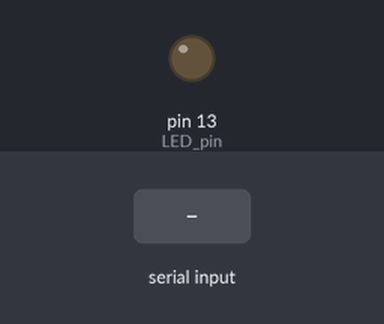
Bench run of a sketch on a simulated Arduino Uno, built with avr-gcc and run on an emulated ATmega328P. Shown: output pins drawn as LEDs (lit = HIGH). The inputs (shaded band) are chosen by the test bench. What the sketch prints to the serial monitor is not drawn.

Above: at 2.0 s.
2.1 s: byte 90 received over Serial
At 2.4 s:
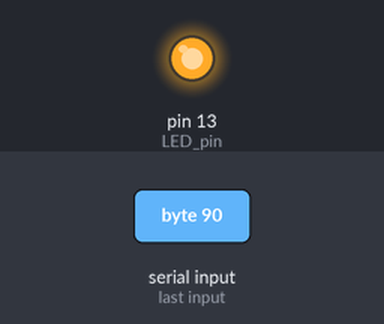
6.7 s: byte 120 received over Serial
At 8.4 s:
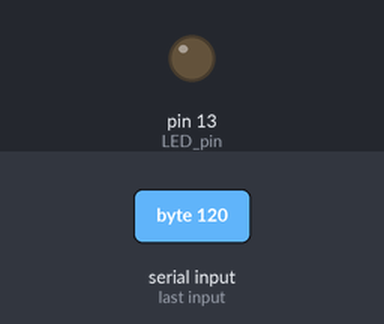
Timing chart, 0 to 9.9 s (numbered marks = the images above; inputs shaded):
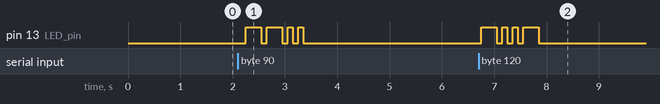

The sketch:

morse_sender.ino
```cpp
const float time_unit   = 100;              // The length of a 'dit' or '.' in morse
const float letter_gap  = time_unit * 3;    // The length of gap between letters
const float word_gap    = time_unit * 7;    // The length of gap between words
const int LED_pin = LED_BUILTIN;            // Pin of output LED or buzzer

// - Morse code of each character is encoded as 0's(for '.') and 1's(for '_').
// - If length of morse code of character < 5, the remaining characters are 0
// - The length of morse code sequence is stored as an integer array.

const bool morse_code[37][5] = {
// Code as binary   | Letter | Morse code
  {0,1,0,0,0},        // A - .-
  {1,0,0,0,0},        // B - -...
  {1,0,1,0,0},        // C - -.-.
  {1,0,0,0,0},        // D - -..
  {0,0,0,0,0},        // E - .
  {0,0,1,0,0},        // F - ..-.
  {1,1,0,0,0},        // G - --.
  {0,0,0,0,0},        // H - ....
  {0,0,0,0,0},        // I - ..
  {0,1,1,1,0},        // J - .---
  {1,0,1,0,0},        // K - -.-
  {0,1,0,0,0},        // L - .-..
  {1,1,0,0,0},        // M - --
  {1,0,0,0,0},        // N - -.
  {1,1,1,0,0},        // O - ---
  {0,1,1,0,0},        // P - .--.
  {1,1,0,1,0},        // Q - --.-
  {0,1,0,0,0},        // R - .-.
  {0,0,0,0,0},        // S - ...
  {1,0,0,0,0},        // T - -
  {0,0,1,0,0},        // U - ..-
  {0,0,0,1,0},        // V - ...-
  {0,1,1,0,0},        // W - .--
  {1,0,0,1,0},        // X - -..-
  {1,0,1,1,0},        // Y - -.--
  {1,1,0,0,0},        // Z - --..
  {0,0,0,0,0},        //' '- Space
  {1,1,1,1,1},        // 0 - -----
  {0,1,1,1,1},        // 1 - .----
  {0,0,1,1,1},        // 2 - ..---
  {0,0,0,1,1},        // 3 - ...--
  {0,0,0,0,1},        // 4 - ....-
  {0,0,0,0,0},        // 5 - .....
  {1,0,0,0,0},        // 6 - -....
  {1,1,0,0,0},        // 7 - --...
  {1,1,1,0,0},        // 8 - ---..
  {1,1,1,1,0},        // 9 - ----.
};
const int morse_length[37] = {
  2,                  // A
  4,                  // B
  4,                  // C
  3,                  // D
  1,                  // E
  4,                  // F
  3,                  // G
  4,                  // H
  2,                  // I
  4,                  // J
  3,                  // K
  4,                  // L
  2,                  // M
  2,                  // N
  3,                  // O
  4,                  // P
  4,                  // Q
  3,                  // R
  3,                  // S
  1,                  // T
  3,                  // U
  4,                  // V
  3,                  // W
  4,                  // X
  4,                  // Y
  4,                  // Z
  0,                  //' ' - Space
  5,                  // 0
  5,                  // 1
  5,                  // 2
  5,                  // 3
  5,                  // 4
  5,                  // 5
  5,                  // 6
  5,                  // 7
  5,                  // 8
  5,                  // 9
};

void setup()
{
  pinMode(LED_pin,OUTPUT);
  Serial.begin(9600);
  while(!Serial)
  {
    digitalWrite(LED_pin,HIGH);
    delay(250);
    digitalWrite(LED_pin,LOW);
    delay(250);
  }
  Serial.println(" Serial communication established!");
}

void loop()
{
  delay(1000);
  char ch;

  // Wait till something is transmitted via serial
  Serial.print("Waiting");
  while(!Serial.available())
  {
    Serial.print(".");
    delay(250);
  }

  // Read all characters in buffer and print morse code
  while(Serial.available())
  {
    ch = Serial.read();
    if(int(ch) != 10)
      print_morse(ch);
    delay(letter_gap);
  }
}

void print_morse(char ch)
{
  int ch_i = int(ch);

  // Following if-else ladder converts ASCII code to the following index/codes and stores it in ch_i
  //  1) Capital and small letters      - 0 (a) to 25(z)
  //  2) ' '                            - 26
  //  3) Numbers                        - 27(0) to 36(9)
  //  4) Rest will output an error through Serial out

  if(ch_i > 64 && ch_i < 91)        ch_i -= 65;     // For Capital alphabets
  else
    if(ch_i > 96 && ch_i < 123)     ch_i -= 97;     // For Small alphabet letters
    else
      if(ch_i == 32)                ch_i = 26;      // For space character
      else
        if(ch_i > 47 && ch_i < 58)  ch_i -= 19;     // For numberical characters
        else
        {
          if(ch_i != 10)
            Serial.println("Invalid character!");
          return;
        }

  // Outputs the letter and code through serial output
  Serial.println();
  Serial.print(" Letter : ");
  Serial.println(ch);
  Serial.print(" Code   : ");
  Serial.println(ch_i);
  Serial.print(" Morse  : ");

  // Blinks LED to morse pattern
  blink_LED(morse_code[ch_i],morse_length[ch_i]);

  Serial.println();
}

void blink_LED(const bool code[5],int len)
{
  // This if is to check for the ' ' character, which is the only one with 0 length
  if(len == 0)
    delay(word_gap);

  // Loop iterates through the morse code sequence of a character
  for(int i = 0; i < len; i++)
  {
    digitalWrite(LED_pin,HIGH);

    // LED turns on for 1 unit for a '.'(0) and for 3 units for a '-'(1).
    if(code[i])
    {
      delay(3 * time_unit);
      Serial.print("-");
    }
    else
    {
      delay(time_unit);
      Serial.print(".");
    }
    digitalWrite(LED_pin,LOW);
    delay(time_unit);
  }
}
```

Measured:
- after the input at 2.1 s, pin 13 (LED_pin): LOW → HIGH after 0.15 s, → LOW 0.30 s later, → HIGH 0.10 s later, → LOW 0.30 s later, … (8 changes in this stretch)
- after the input at 6.7 s, pin 13 (LED_pin): LOW → HIGH after 0.05 s, then repeats every 0.20 s: LOW 0.10 s, HIGH 0.10 s
